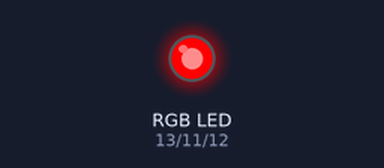
Recording of a sketch running on a simulated Arduino Uno, built with avr-gcc and run on an emulated ATmega328P. Parts: an RGB LED mixed from three pins (HIGH = lit).

Above: at 0.5 s.
At 1.5 s:
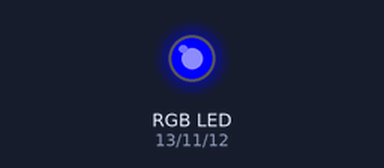
At 5.5 s:
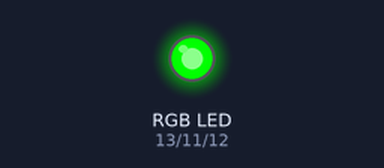
Timing chart, 0 to 6.9 s (numbered marks = the images above):
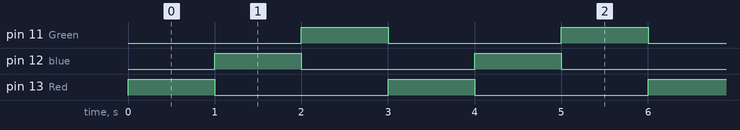

The sketch:

RGB_LED_1.ino
```cpp
/*
  *File        : RGB LED
  *Information : RGB LED CONTINS 3 leds with resistor RED / blue / Green
  *Autor       : Ahmed Mostafa El Gendy
  *Date        : 25 / 4 / 2023
 */ #define Red 13
#define blue 12
#define Green 11


void setup()
{
  pinMode(Red,OUTPUT);
  pinMode(blue,OUTPUT);
  pinMode(Green,OUTPUT);
}

void loop()
{
  digitalWrite(Red,1);
  digitalWrite(blue,0);
  digitalWrite(Green,0);
  delay(1000);

  digitalWrite(Red,0);
  digitalWrite(blue,1);
  digitalWrite(Green,0);
  delay(1000);

  digitalWrite(Red,0);
  digitalWrite(blue,0);
  digitalWrite(Green,1);
  delay(1000);
}
```

Measured:
- by itself, pin 11 (Green), pin 12 (blue), pin 13 (Red): alternates HIGH for 1.0 s and LOW for 2.0 s
- by itself, everything shown: repeats every 3.0 s, in 3 steps
